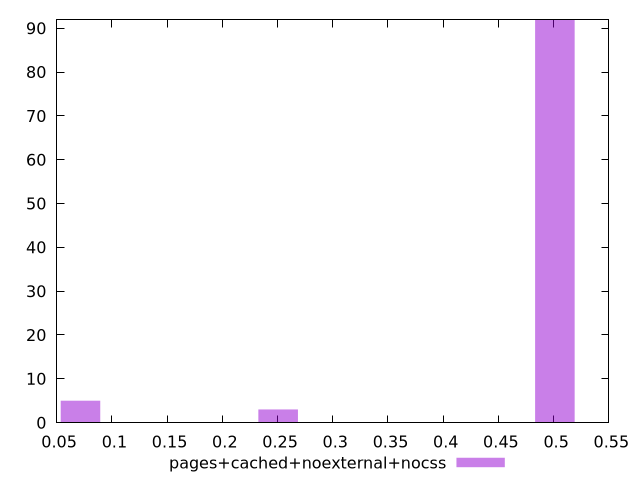

This chart was generated by the following gnuplot code:
$_pagesCachedNoexternalNocss <<EOF
0.5011133395144552 92
0.2505566697572276 3
0.07158761993063646 5
EOF
set key outside below
set terminal pngcairo
set output "report_00004_2020-11-02T20-21-41.718Z/cumulative-layout-shift/pages+cached+noexternal+nocss//hist.png"
set yrange [0:92]
set boxwidth 0.03579380996531823
set style fill transparent solid 0.5 noborder
plot $_pagesCachedNoexternalNocss title "pages+cached+noexternal+nocss" with boxes ,
